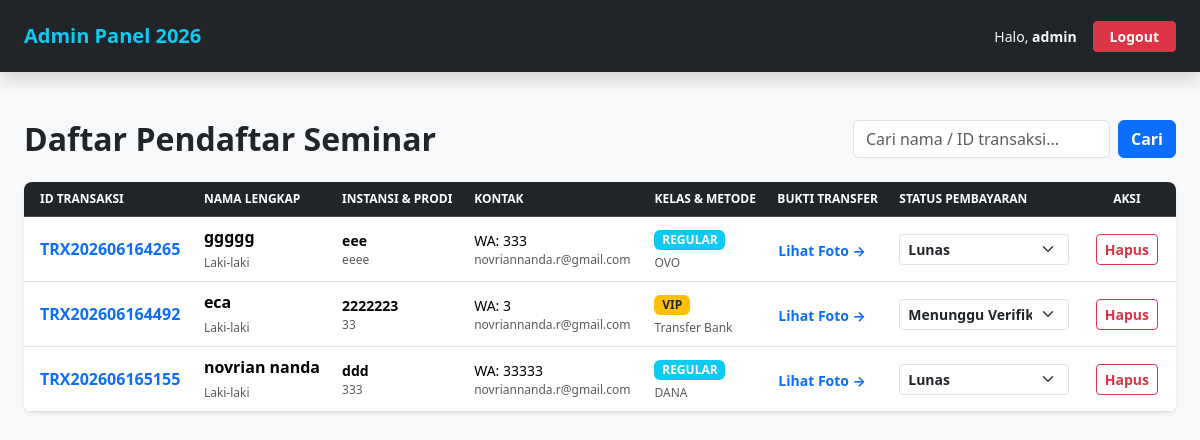
The page /admin/dashboard.php (signed in) on the database its author committed.
### tables this page shows
CREATE TABLE `peserta` (
  `id` int(11) NOT NULL,
  `id_transaksi` varchar(20) NOT NULL,
  `nama` varchar(100) NOT NULL,
  `nim` varchar(50) NOT NULL,
  `universitas` varchar(100) NOT NULL,
  `prodi` varchar(100) NOT NULL,
  `jenis_kelamin` enum('Laki-laki','Perempuan') NOT NULL,
  `whatsapp` varchar(20) NOT NULL,
  `email` varchar(100) NOT NULL,
  `alamat` text NOT NULL,
  `jenis_peserta` enum('mahasiswa','umum') NOT NULL,
  `kelas_seminar` enum('regular','vip') NOT NULL,
  `metode_pembayaran` enum('Transfer Bank','DANA','OVO','GoPay') NOT NULL,
  `bukti_transfer` varchar(255) NOT NULL,
  `status_pembayaran` enum('Menunggu Verifikasi','Lunas','Ditolak') DEFAULT 'Menunggu Verifikasi',
  `tanggal_daftar` timestamp NOT NULL DEFAULT current_timestamp()
);

### admin/dashboard.php (the view, shortened to what this page needs)
<?php
require_once '../koneksi.php';
$keyword = "";
if ($keyword != "") {
    $sql = "SELECT * FROM peserta WHERE nama LIKE ? OR id_transaksi LIKE ? ORDER BY id DESC";
    $stmt = $koneksi->prepare($sql);
    $search_param = "%" . $keyword . "%";
    $stmt->bind_param("ss", $search_param, $search_param);
    $stmt->execute();
    $result = $stmt->get_result();
} else {
    $sql = "SELECT * FROM peserta ORDER BY id DESC";
    $result = $koneksi->query($sql);
}
?>
<!DOCTYPE html>
<html lang="id">
<head>
    <link href="https://cdn.jsdelivr.net/npm/bootstrap@5.3.3/dist/css/bootstrap.min.css" rel="stylesheet">
    <link rel="stylesheet" href="../assets/css/style.css">
</head>
<body class="bg-light">
    <nav class="navbar navbar-dark bg-dark shadow sticky-top py-3">
        <div class="container-fluid px-4">
            <span class="navbar-brand fw-bold text-info fs-5">Admin Panel 2026</span>
            <div class="d-flex align-items-center gap-3">
                <span class="text-light small">Halo, <strong><?php echo $_SESSION['admin_user']; ?></strong></span>
                <a href="logout.php" class="btn btn-danger btn-sm fw-bold px-3">Logout</a>
            </div>
        </div>
    </nav>
    <div class="container-fluid px-4 my-5">
        <div class="d-flex flex-md-row flex-column justify-content-between align-items-md-center gap-3 mb-4">
            <h2 class="fw-bold text-dark mb-0">Daftar Pendaftar Seminar</h2>
            <form action="dashboard.php" method="GET" class="d-flex gap-2">
                <input type="text" name="search" class="form-control" placeholder="Cari nama / ID transaksi..." value="<?php echo $keyword; ?>" style="max-width: 260px;">
                <button type="submit" class="btn btn-primary fw-bold">Cari</button>
            </form>
        </div>
        <div class="card border-0 shadow-sm rounded-3 overflow-hidden">
            <div class="table-responsive">
                <table class="table table-hover align-middle mb-0">
                    <thead class="table-dark text-uppercase font-xs">
                        <tr>
                            <th class="ps-3">ID Transaksi</th>
                            <th>Nama Lengkap</th>
                            <th>Instansi & Prodi</th>
                            <th>Kontak</th>
                            <th>Kelas & Metode</th>
                            <th>Bukti Transfer</th>
                            <th>Status Pembayaran</th>
                            <th class="text-center pe-3">Aksi</th>
                        </tr>
                    </thead>
                    <tbody>
                        <?php if ($result->num_rows > 0): ?>
                            <?php while($row = $result->fetch_assoc()): ?>
                                <tr>
                                    <td class="ps-3 fw-bold text-primary"><?php echo $row['id_transaksi']; ?></td>
                                    <td>
                                        <div class="fw-bold"><?php echo $row['nama']; ?></div>
                                        <small class="text-muted font-xs"><?php echo $row['jenis_kelamin']; ?></small>
                                    </td>
                                    <td>
                                        <div class="small fw-semibold"><?php echo $row['universitas']; ?></div>
                                        <div class="text-muted font-xs"><?php echo $row['prodi']; ?></div>
                                    </td>
                                    <td>
                                        <div class="small">WA: <?php echo $row['whatsapp']; ?></div>
                                        <div class="text-muted font-xs"><?php echo $row['email']; ?></div>
                                    </td>
                                    <td>
                                        <?php $badgeColor = ($row['kelas_seminar'] === 'vip') ? 'bg-warning text-dark' : 'bg-info text-white'; ?>
                                        <span class="badge <?php echo $badgeColor; ?> font-xs text-uppercase"><?php echo $row['kelas_seminar']; ?></span>
                                        <div class="text-muted font-xs mt-1"><?php echo $row['metode_pembayaran']; ?></div>
                                    </td>
                                    <td>
                                        <a href="../uploads/<?php echo $row['bukti_transfer']; ?>" target="_blank" class="btn btn-link btn-sm p-0 text-decoration-none fw-bold">Lihat Foto &rarr;</a>
                                    </td>
                                    <td>
                                        <form action="edit_status.php" method="POST" class="m-0">
                                            <select name="status_pembayaran" onchange="this.form.submit()" class="form-select form-select-sm fw-semibold" style="width: 170px;">
                                                <option value="Menunggu Verifikasi" <?php if($row['status_pembayaran'] === 'Menunggu Verifikasi') echo 'selected'; ?>>Menunggu Verifikasi</option>
                                                <option value="Lunas" <?php if($row['status_pembayaran'] === 'Lunas') echo 'selected'; ?>>Lunas</option>
                                            </select>
                                        </form>
                                    </td>
                                    <td class="text-center pe-3">
                                        <a href="hapus.php?id=<?php echo $row['id_transaksi']; ?>" onclick="return confirm('Hapus permanen data peserta ini?')" class="btn btn-outline-danger btn-sm fw-bold">Hapus</a>
                                    </td>
                                </tr>
                            <?php endwhile; ?>
                        <?php else: ?>
                            <tr>
                                <td colspan="8" class="text-center py-4 text-muted">Data pendaftar tidak ditemukan.</td>
                            </tr>
                        <?php endif; ?>
                    </tbody>
                </table>
            </div>
        </div>
    </div>
</body>
</html>

### admin/assets/css/style.css (style rules this page uses)
.font-xs { font-size: 0.75rem !important; }
.card { transition: transform 0.3s ease, box-shadow 0.3s ease; }

### rows shown on the page
peserta: id_transaksi "TRX202606164265", nama "ggggg", jenis_kelamin "Laki-laki", universitas "eee", prodi "eeee", whatsapp "333", email "novriannanda.r@gmail.com", kelas_seminar "REGULAR", metode_pembayaran "OVO", status_pembayaran "Lunas"
peserta: id_transaksi "TRX202606164492", nama "eca", jenis_kelamin "Laki-laki", universitas "2222223", prodi "33", whatsapp "3", email "novriannanda.r@gmail.com", kelas_seminar "VIP", metode_pembayaran "Transfer Bank", status_pembayaran "Menunggu Verifikasi"
peserta: id_transaksi "TRX202606165155", nama "novrian nanda", jenis_kelamin "Laki-laki", universitas "ddd", prodi "333", whatsapp "33333", email "novriannanda.r@gmail.com", kelas_seminar "REGULAR", metode_pembayaran "DANA", status_pembayaran "Lunas"

### other values the page prints
$_SESSION['admin_user'] "admin"
